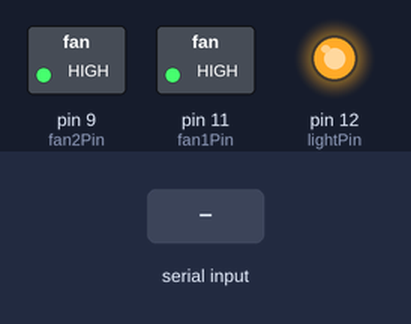
The sketch below on a simulated Arduino Uno, built with avr-gcc and run on an emulated ATmega328P. On the bench: switched loads named in the sketch (green lamp = pin HIGH), output pins drawn as LEDs (lit = HIGH). The inputs (shaded band) are chosen by the test bench. What the sketch prints to the serial monitor is not drawn.

Above: at 1.2 s.
1.3 s: "b" received over Serial
2.8 s: "d" received over Serial
4.3 s: "f" received over Serial
Timing chart, 0 to 7.3 s (numbered marks = the images above; inputs shaded):
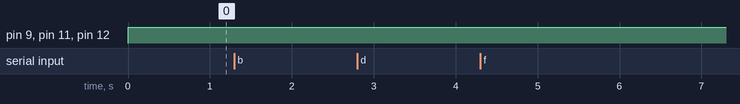

The sketch:

roomAutomation.ino.ino
```cpp
int fan1Pin = 11;
int lightPin = 12;
int fan2Pin=9;


void setup()

{

 Serial.begin(9600);

 pinMode(fan1Pin, OUTPUT);

 pinMode(fan2Pin, OUTPUT);
 pinMode(lightPin, OUTPUT);
}


void loop()

{
   digitalWrite(fan1Pin,HIGH);
    digitalWrite(fan2Pin,HIGH);
     digitalWrite(lightPin,HIGH);
  while(Serial.available())

    {// reading the input
char state=Serial.read();
      if(state=='a'){
        digitalWrite(fan1Pin,HIGH);
        }
         if(state=='b'){
          digitalWrite(fan1Pin,LOW);

          Serial.println(state);
          }
              if(state=='c'){
          digitalWrite(fan2Pin,HIGH);
           Serial.println(state);
          }
              if(state=='d'){
          digitalWrite(fan2Pin,LOW);
           Serial.println(state);
          }
            if(state=='e'){
          digitalWrite(lightPin,HIGH);
           Serial.println(state);
          }
             if(state=='f'){
          digitalWrite(lightPin,LOW);
           Serial.println(state);
          }
    }
}
```
